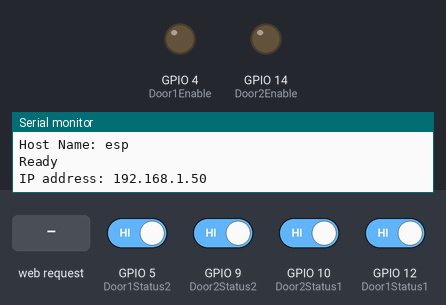
Bench run of a sketch on a simulated ESP8266 (NodeMCU). Parts: output pins drawn as LEDs (lit = HIGH), the last lines printed to the serial monitor. The inputs (shaded band) are chosen by the test bench; at power-on: GPIO 5 (Door1Status2), GPIO 9 (Door2Status2), GPIO 10 (Door2Status1), GPIO 12 (Door1Status1) HIGH. WiFi joins after 1.5 s; servers stay silent unless stated.

Above: at 2.7 s.
2.8 s: HTTP request GET /gpio/1 received
At 3.2 s:
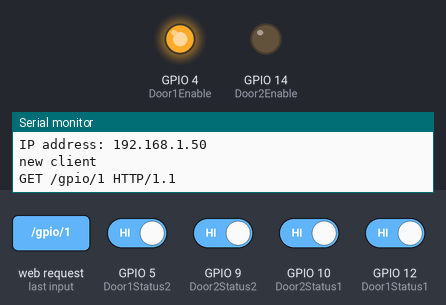
4.8 s: HTTP request GET /gpio/2 received
At 5.2 s:
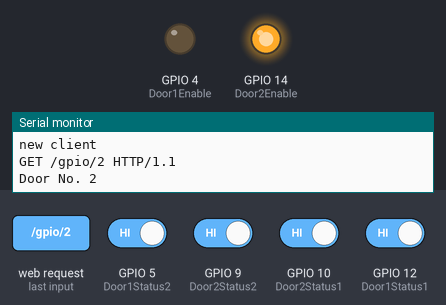
Timing chart, 0 to 7.8 s (numbered marks = the images above; inputs shaded):
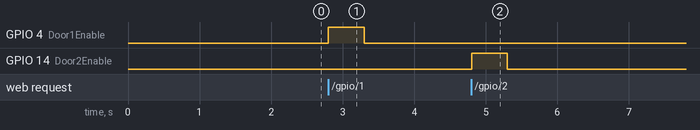

The sketch:

_2_Door_Opener.ino
```cpp
/*  This is the ESP8266 code that operates Cerberus the Garage door opener
 *
 *  Note - In Arduino IDE set the "board" to "NodMCU 1.0 (ESP12E Module)"
 *
 *  This sketch sets up a simple HTTP-like server that works with Fauxmo and Amazon Echo.
 *
 *  It is a modification of the basic Switch code to toggle the GPIO High and then Low.
 *  The server will set a GPIO pin which will be automatically reset after a short (500ms) pause.
 *  http://server_ip/gpio/1 will set the GPIO4 High (1), and then set back to Low (0) to release the garage door switch
 *  On the HiLetGo ESP8266 set pinmode(4,output)
 *
 *  I just modified the code to include "Status" reporting. Typing  http://server_ip/Status into your browser
 *  will return the status information from the HALL Effect sensors. This helps in the installation debug.
 *  Now you can check the alignment of the Magnets with the sensors. I will try to implement this into the
 *  Android APP as a status button. This will let me check if I closed the door.
 *
 *  On the Chines ESP8266 labeled LoLin set pinmode(4, output), actual output will be on pin labeled D2
 *  In previous iterations (Greta) the toggle function was accomplished in the Android Garage Door Software (Greta)
 *  but this would not work with Echo, as it is only able to send on/off commands. The Server_ip is the IP address of
 *  the ESP8266 module, and will be printed to Serial when the module is connected. I included "Host Name" programming,
 *  this helps me identify the device so I can set a static IP on my network.
 *
 *  I made modifications to this software to interface a couple of HALL-Effect Sensors (Part Number: A3144E) as Status indicators
 *  On the Chinese ESP8266 labeled Lolin set pinmode(5, INPUT_PULLUP). Actual input will be on pin labeled D1 (Status OPen)
 *  and pinmode(12, INPUT_PULLUP), Actual input will be on pin labeled D6 (Status Closed)
 *
 *  I Implemente SMS notification of Garage Door Status using IFTTT Maker Recipe. Code is set up to monitor the time the door is
 *  open and send an SMS to my phone if it remains open for over an hour.
 *
 *  I have included the _Over-The-Air(OTA) Update" code to allow for updating the ESP8266 without
 *  connecting a USB cable. Since this is installed overhead in the garage, it will be more conveinient when
 *  I want to make changes.
*/

#include <SimpleTimer.h>
#include <ESP8266WiFi.h>
#include <ESP8266HTTPClient.h>
#include <ESP8266mDNS.h>
#include <WiFiUdp.h>
#include <ArduinoOTA.h>
#include <ESP8266httpUpdate.h>
extern "C" {
#include "user_interface.h"
}
#include "Keys.h"  //includes the wifi credentials and IFTTT URL

#ifdef DEBUG_ESP_PORT
#define DEBUG_MSG(...) DEBUG_ESP_PORT.printf( __VA_ARGS__ )
#else
#define DEBUG_MSG(...)
#endif

// Hostname defaults to esp8266-[ChipID]

//Garage Door Status variables
int Status_Open;
int Status_Closed;
int On_Status;
String Door1_Status = "Unknown";
String Door2_Status = "Unknown";
//int val;

const byte Door1Enable = 4;
const byte Door2Enable = 14;

//Interrupt Definition
const byte Door1Status1 = 12;
const byte Door1Status2 = 5;
const byte Door2Status1 = 10;
const byte Door2Status2 = 9;
volatile byte state = LOW;


//Garage Door Open Timer setup
double openForTooLongInMins = 60;
int doorOpenedAtTimeInMills = 0;
int doorOpenDurationInSeconds = 0;
bool messageSentInThisOpening = false;
const int doorOpen = HIGH;
const int doorClosed = LOW;
SimpleTimer timer;

// Create an instance of the server
// specify the port to listen on as an argument
WiFiServer server(80);

//-------------------------------------------------------------------------------
void setup() {

// Hostname defaults to esp8266-[ChipID]
wifi_station_set_hostname(Host_Name);

Serial.begin(115200);
delay(10);

Serial.println("Booting");
WiFi.mode(WIFI_STA);

// prepare GPIO to control the door switchw
pinMode(Door1Enable, OUTPUT);
digitalWrite(Door1Enable, 0);
pinMode(Door2Enable, OUTPUT);
digitalWrite(Door2Enable, 0);

// Prepare GPIO pins to monitor Status of the door 1
pinMode(Door1Status1, INPUT_PULLUP);
attachInterrupt(digitalPinToInterrupt(Door1Status1), Status1, CHANGE);
pinMode(Door1Status2, INPUT_PULLUP);
attachInterrupt(digitalPinToInterrupt(Door1Status2), Status1, CHANGE);

// Prepare GPIO to monitor Status of the door 2
pinMode(Door2Status1, INPUT_PULLUP);
attachInterrupt(digitalPinToInterrupt(Door2Status1), Status2, CHANGE);
pinMode(Door1Status2, INPUT_PULLUP);
attachInterrupt(digitalPinToInterrupt(Door1Status2), Status2, CHANGE);

// Connect to WiFi network
Serial.println();
Serial.println();
Serial.print("Connecting to ");
Serial.println(wifiCreds[0]);
Serial.println(Host_Name);

WiFi.begin(wifiCreds[0], wifiCreds[1]);


while (WiFi.status() != WL_CONNECTED) {
delay(500);
// ESP.restart();
Serial.print(".");
}
Serial.println("");
Serial.println("WiFi connected");

// Start the server
server.begin();
Serial.println("Server started");

// Print the IP address
Serial.println(WiFi.localIP());

// print the host name
Serial.print("Host Name: ");
Serial.println(WiFi.hostname());

// Port defaults to 8266
// ArduinoOTA.setPort(8266);

// Hostname defaults to esp8266-[ChipID]
ArduinoOTA.setHostname(Host_Name);

// No authentication by default
//ArduinoOTA.setPassword((const char *)"1234");

ArduinoOTA.onStart([]() {
Serial.println("Start");
});

ArduinoOTA.onEnd([]() {
Serial.println("\nEnd");
});

ArduinoOTA.onProgress([](unsigned int progress, unsigned int total) {
Serial.printf("Progress: %u%%\r", (progress / (total / 100)));
});

ArduinoOTA.onError([](ota_error_t error) {
Serial.printf("Error[%u]: ", error);
if (error == OTA_AUTH_ERROR) Serial.println("Auth Failed");
else if (error == OTA_BEGIN_ERROR) Serial.println("Begin Failed");
else if (error == OTA_CONNECT_ERROR) Serial.println("Connect Failed");
else if (error == OTA_RECEIVE_ERROR) Serial.println("Receive Failed");
else if (error == OTA_END_ERROR) Serial.println("End Failed");
});

//setup the OTA server
ArduinoOTA.begin();

Serial.println("Ready");
Serial.print("IP address: ");
Serial.println(WiFi.localIP());

//check Status of Garage Doors at power-up
if (Door1_Status = "Unknown") Status1();


//check Status of Garage Door at power-up
if (Door2_Status = "Unknown") Status2();

timer.setInterval(5000, checkOpen);
}
/*------------------------------------------------------------
* Interrupt Service Routine for Garage Door Status
* The routine is set-up to read two HALL-Effect sensors
* One (Status_Open) is triggered when the door is all the way open
* The second (Status_Closed) one is triggered when the door is all the way closed
* If they are both reading "Low" then there is a sensor error,
* since they are pulled up to 3.3volts and are pulled low when the magenet
* is present. The second one is probably over-kill, but it gives an indiction if the door
* is only partially open
*/

void Status1() {
Status_Open = digitalRead(Door1Status1);
Status_Closed = digitalRead(Door1Status2);
switch (Status_Open) {
case 0:
{
switch (Status_Closed) {
case 0:
{
Door1_Status = "Sensor Error";
}
break;
case 1: {
Door1_Status = "Open";
}
break;
}
}
break;
case 1:
{
switch (Status_Closed) {
case 0:
{
Door1_Status = "Closed";
}
break;
case 1: {
Door1_Status = "Partially Open";
}
break;
}
}
}
}

void Status2() {
Status_Open = digitalRead(Door2Status1);
Status_Closed = digitalRead(Door2Status2);
switch (Status_Open) {
case 0:
{
switch (Status_Closed) {
case 0:
{
Door2_Status = "Sensor Error";
}
break;
case 1: {
Door2_Status = "Open";
}
break;
}
}
break;
case 1:
{
switch (Status_Closed) {
case 0:
{
Door2_Status = "Closed";
}
break;
case 1: {
Door2_Status = "Partially Open";
}
break;
}
}
}
}

/*------------------------------------------------------------
 * Door Monitoring and SMS message routines
 *
*/
void resetDoorOpenCounter() {
doorOpenDurationInSeconds = 0;
messageSentInThisOpening = false;
}

void sendSms(String message) {
HTTPClient http;

http.begin(iftttMakerUrl, "A9 81 E1 35 B3 7F 81 B9 87 9D 11 DD 48 55 43 2C 8F C3 EC 87");

http.addHeader("content-type", "application/json");
int result = http.POST("{\"value1\":\"" + message + "\"}");

http.end();
}

void checkOpen() {
if ( digitalRead(Door1Status2) == doorOpen ) {
doorOpenDurationInSeconds += 5;
}
if (digitalRead(Door2Status2) == doorClosed) {
}

if ( messageSentInThisOpening == false &&
doorOpenDurationInSeconds > openForTooLongInMins * 60 ) {
String messageToSend = (String)"WARNING: your garage door has been open for more than " + openForTooLongInMins + " mins!";
sendSms(messageToSend);

doorOpenDurationInSeconds =0;
// todo: this does not know if it sent successfully. needs work
messageSentInThisOpening = true;
}
}

//--------------------------------------------------------------
void loop() {
timer.run();
ArduinoOTA.handle();

// Check if a client has connected
WiFiClient client = server.available();
if (!client) {
return;
}

// Wait until the client sends some data
Serial.println("new client");
while (!client.available()) {
delay(1);
}

// Read the first line of the request
String req = client.readStringUntil('\r');
Serial.println(req);
client.flush();

// Match the request
int val;
int Door;
String s;
if (req.indexOf("/gpio/1") != -1){
val = 1;
Door = 1;
digitalWrite(Door1Enable, val);
delay (500);
val = 0;
digitalWrite(Door1Enable, val);
client.flush();
String s = "HTTP/1.1 200 OK\r\nContent-Type: text/html\r\n\r\n\r\n<html>\r\nGarage Door 1 is ";
s += (Door1_Status);
s += "</html>\n";
client.print(s);
delay(1);
Serial.println("Client disonnected");

Serial.print("Door No. ");
Serial.println(Door);
Serial.println(s);}
else if (req.indexOf("/Status1") != -1){
val = 0;
Door = 1;
client.flush();
String s = "HTTP/1.1 200 OK\r\nContent-Type: text/html\r\n\r\n\r\n<html>\r\nGarage Door 1 is ";
s += (Door1_Status);
s += "</html>\n";
client.print(s);
delay(1);
Serial.println("Client disonnected");

Serial.print("Door No. ");
Serial.println(Door);
Serial.println(s);}
else if (req.indexOf("/gpio/2") != -1){
val = 1;
Door = 2;
Serial.print("Door No. ");
Serial.println(Door);
digitalWrite(Door2Enable, val);
delay (500);
val = 0;
digitalWrite(Door2Enable, val);
client.flush();
String s = "HTTP/1.1 200 OK\r\nContent-Type: text/html\r\n\r\n\r\n<html>\r\nGarage Door 2 is ";
s += (Door2_Status);
s += "</html>\n";
client.print(s);
delay(1);
Serial.println("Client disonnected");

Serial.print("Door No. ");
Serial.println(Door);
Serial.println(s);}
else if (req.indexOf("/Status2") != -1){
val = 0;
Door = 2;
client.flush();
String s = "HTTP/1.1 200 OK\r\nContent-Type: text/html\r\n\r\n\r\n<html>\r\nGarage Door 2 is ";
s += (Door2_Status);
s += "</html>\n";
client.print(s);
delay(1);
Serial.println("Client disonnected");

Serial.print("Door No. ");
Serial.println(Door);
Serial.println(s);}
else {
val=0;
Serial.println("invalid request");
client.stop();
return;
}

// The client will actually be disconnected
// when the function returns and 'client' object is detroyed

}
```

Keys.h
```cpp
const char* wifiCreds[] = {"SSID", "Password"};

char* Host_Name ="Garage Door";

String iftttMakerUrl = "https://maker.ifttt.com/trigger/esp_message/with/key/TBD";
```

Measured:
- after the input at 2.8 s, GPIO 4 (Door1Enable): LOW → HIGH at once, → LOW 0.50 s later
- after the input at 4.8 s, GPIO 14 (Door2Enable): LOW → HIGH at once, → LOW 0.50 s later
